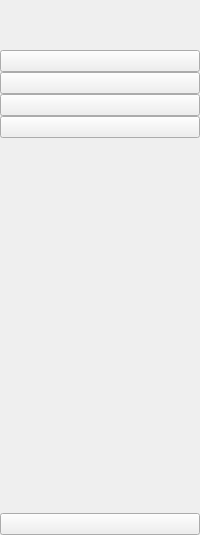
     <widget class="QWidget" name="widgetMenuIconos" native="true">
      <layout class="QVBoxLayout" name="verticalLayout_3">
       <property name="spacing">
        <number>0</number>
       </property>
       <property name="leftMargin">
        <number>0</number>
       </property>
       <property name="topMargin">
        <number>0</number>
       </property>
       <property name="rightMargin">
        <number>0</number>
       </property>
       <property name="bottomMargin">
        <number>0</number>
       </property>
       <item>
        <layout class="QHBoxLayout" name="horizontalLayout_3">
         <item>
          <widget class="QLabel" name="lblMenuIcono">
           <property name="minimumSize">
            <size>
             <width>50</width>
             <height>50</height>
            </size>
           </property>
           <property name="maximumSize">
            <size>
             <width>50</width>
             <height>50</height>
            </size>
           </property>
           <property name="text">
            <string/>
           </property>
           <property name="pixmap">
            <pixmap resource="resource.qrc">:/icon/icon/balance.png</pixmap>
           </property>
           <property name="scaledContents">
            <bool>true</bool>
           </property>
          </widget>
         </item>
        </layout>
       </item>
       <item>
        <layout class="QVBoxLayout" name="verticalLayout">
         <property name="spacing">
          <number>0</number>
         </property>
         <item>
          <widget class="QPushButton" name="btnResumen_2">
           <property name="text">
            <string/>
           </property>
           <property name="icon">
            <iconset resource="resource.qrc">
             <normaloff>:/icon/icon/home-4-32.ico</normaloff>
             <normalon>:/icon/icon/home-4-48.ico</normalon>:/icon/icon/home-4-32.ico</iconset>
           </property>
           <property name="iconSize">
            <size>
             <width>20</width>
             <height>20</height>
            </size>
           </property>
           <property name="checkable">
            <bool>true</bool>
           </property>
           <property name="autoExclusive">
            <bool>true</bool>
           </property>
          </widget>
         </item>
         <item>
          <widget class="QPushButton" name="btnTransacciones_2">
           <property name="text">
            <string/>
           </property>
           <property name="icon">
            <iconset resource="resource.qrc">
             <normaloff>:/icon/icon/dashboard-5-32.ico</normaloff>
             <normalon>:/icon/icon/dashboard-5-48.ico</normalon>:/icon/icon/dashboard-5-32.ico</iconset>
           </property>
           <property name="iconSize">
            <size>
             <width>20</width>
             <height>20</height>
            </size>
           </property>
           <property name="checkable">
            <bool>true</bool>
           </property>
           <property name="autoExclusive">
            <bool>true</bool>
           </property>
          </widget>
         </item>
         <item>
          <widget class="QPushButton" name="btnPresupuesto_2">
           <property name="text">
            <string/>
           </property>
           <property name="icon">
            <iconset resource="resource.qrc">
             <normaloff>:/icon/icon/activity-feed-32.ico</normaloff>
             <normalon>:/icon/icon/activity-feed-48.ico</normalon>:/icon/icon/activity-feed-32.ico</iconset>
           </property>
           <property name="iconSize">
            <size>
             <width>20</width>
             <height>20</height>
            </size>
           </property>
           <property name="checkable">
            <bool>true</bool>
           </property>
           <property name="autoExclusive">
            <bool>true</bool>
           </property>
          </widget>
         </item>
         <item>
          <widget class="QPushButton" name="btnAnalisis_2">
           <property name="text">
            <string/>
           </property>
           <property name="icon">
            <iconset resource="resource.qrc">
             <normaloff>:/icon/icon/product-32.ico</normaloff>
             <normalon>:/icon/icon/product-48.ico</normalon>:/icon/icon/product-32.ico</iconset>
           </property>
           <property name="iconSize">
            <size>
             <width>20</width>
             <height>20</height>
            </size>
           </property>
           <property name="checkable">
            <bool>true</bool>
           </property>
           <property name="autoExclusive">
            <bool>true</bool>
           </property>
          </widget>
         </item>
        </layout>
       </item>
       <item>
        <spacer name="verticalSpacer">
         <property name="orientation">
          <enum>Qt::Orientation::Vertical</enum>
         </property>
         <property name="sizeHint" stdset="0">
          <size>
           <width>20</width>
           <height>375</height>
          </size>
         </property>
        </spacer>
       </item>
       <item>
        <widget class="QPushButton" name="btnSalirIcono">
         <property name="text">
          <string/>
         </property>
         <property name="icon">
          <iconset resource="resource.qrc">
           <normaloff>:/icon/icon/close-window-64.ico</normaloff>:/icon/icon/close-window-64.ico</iconset>
         </property>
         <property name="iconSize">
          <size>
           <width>20</width>
           <height>20</height>
          </size>
         </property>
        </widget>
       </item>
      </layout>
     </widget>
